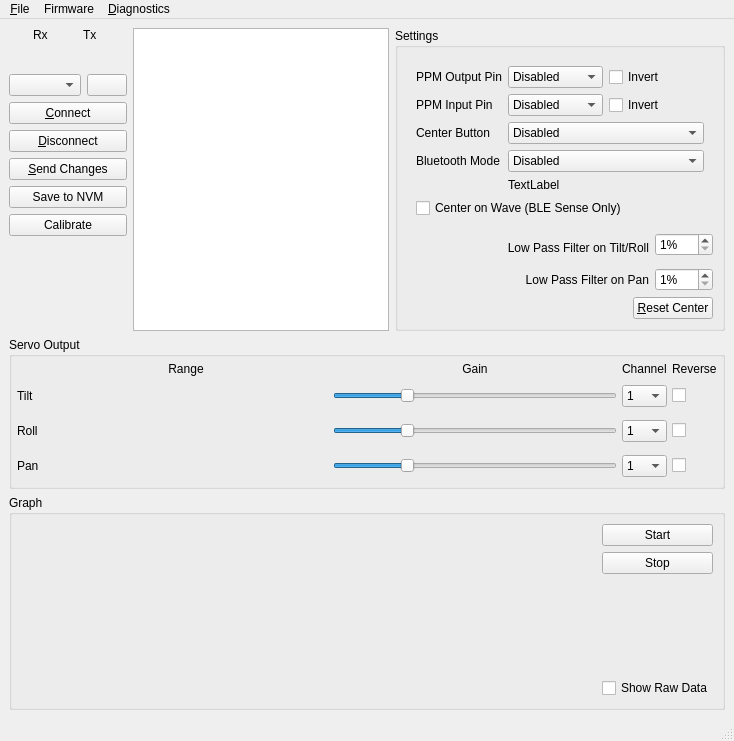
<?xml version="1.0" encoding="UTF-8"?>
<ui version="4.0">
 <class>MainWindow</class>
 <widget class="QMainWindow" name="MainWindow">
  <property name="geometry">
   <rect>
    <x>0</x>
    <y>0</y>
    <width>686</width>
    <height>714</height>
   </rect>
  </property>
  <property name="windowTitle">
   <string>Headtracker</string>
  </property>
  <property name="windowIcon">
   <iconset resource="Resources.qrc">
    <normaloff>:/Icons/Icon256.png</normaloff>:/Icons/Icon256.png</iconset>
  </property>
  <widget class="QWidget" name="centralwidget">
   <layout class="QVBoxLayout" name="verticalLayout_2">
    <item>
     <layout class="QHBoxLayout" name="horizontalLayout_4">
      <item>
       <layout class="QGridLayout" name="gridLayout_4">
        <item row="4" column="0" colspan="2">
         <widget class="QPushButton" name="cmdStore">
          <property name="sizePolicy">
           <sizepolicy hsizetype="Minimum" vsizetype="Fixed">
            <horstretch>0</horstretch>
            <verstretch>0</verstretch>
           </sizepolicy>
          </property>
          <property name="text">
           <string>&amp;Send Changes</string>
          </property>
         </widget>
        </item>
        <item row="1" column="0">
         <widget class="QComboBox" name="cmbPort">
          <property name="sizePolicy">
           <sizepolicy hsizetype="Minimum" vsizetype="Fixed">
            <horstretch>0</horstretch>
            <verstretch>0</verstretch>
           </sizepolicy>
          </property>
         </widget>
        </item>
        <item row="1" column="1">
         <widget class="QPushButton" name="cmdRefresh">
          <property name="toolTip">
           <string>Refresh Available Serial Ports</string>
          </property>
          <property name="text">
           <string/>
          </property>
          <property name="icon">
           <iconset resource="Resources.qrc">
            <normaloff>:/Icons/refresh.svg</normaloff>:/Icons/refresh.svg</iconset>
          </property>
         </widget>
        </item>
        <item row="2" column="0" colspan="2">
         <widget class="QPushButton" name="cmdConnect">
          <property name="sizePolicy">
           <sizepolicy hsizetype="Minimum" vsizetype="Fixed">
            <horstretch>0</horstretch>
            <verstretch>0</verstretch>
           </sizepolicy>
          </property>
          <property name="text">
           <string>&amp;Connect</string>
          </property>
         </widget>
        </item>
        <item row="7" column="0" colspan="2">
         <spacer name="verticalSpacer">
          <property name="orientation">
           <enum>Qt::Vertical</enum>
          </property>
          <property name="sizeHint" stdset="0">
           <size>
            <width>20</width>
            <height>40</height>
           </size>
          </property>
         </spacer>
        </item>
        <item row="3" column="0" colspan="2">
         <widget class="QPushButton" name="cmdDisconnect">
          <property name="sizePolicy">
           <sizepolicy hsizetype="Minimum" vsizetype="Fixed">
            <horstretch>0</horstretch>
            <verstretch>0</verstretch>
           </sizepolicy>
          </property>
          <property name="text">
           <string>&amp;Disconnect</string>
          </property>
         </widget>
        </item>
        <item row="6" column="0" colspan="2">
         <widget class="QPushButton" name="cmdCalibrate">
          <property name="text">
           <string>Calibrate</string>
          </property>
         </widget>
        </item>
        <item row="0" column="0" colspan="2">
         <layout class="QGridLayout" name="gridLayout_3">
          <item row="1" column="1">
           <widget class="QLabel" name="label_10">
            <property name="text">
             <string>Tx</string>
            </property>
           </widget>
          </item>
          <item row="1" column="0">
           <widget class="QLabel" name="label_9">
            <property name="text">
             <string>Rx</string>
            </property>
           </widget>
          </item>
          <item row="2" column="0">
           <widget class="Led" name="rxled" native="true">
            <property name="sizePolicy">
             <sizepolicy hsizetype="Fixed" vsizetype="Fixed">
              <horstretch>0</horstretch>
              <verstretch>0</verstretch>
             </sizepolicy>
            </property>
            <property name="minimumSize">
             <size>
              <width>20</width>
              <height>20</height>
             </size>
            </property>
            <property name="maximumSize">
             <size>
              <width>20</width>
              <height>20</height>
             </size>
            </property>
           </widget>
          </item>
          <item row="2" column="1">
           <widget class="Led" name="txled" native="true">
            <property name="sizePolicy">
             <sizepolicy hsizetype="Fixed" vsizetype="Fixed">
              <horstretch>0</horstretch>
              <verstretch>0</verstretch>
             </sizepolicy>
            </property>
            <property name="minimumSize">
             <size>
              <width>20</width>
              <height>20</height>
             </size>
            </property>
            <property name="maximumSize">
             <size>
              <width>20</width>
              <height>20</height>
             </size>
            </property>
           </widget>
          </item>
         </layout>
        </item>
        <item row="5" column="0" colspan="2">
         <widget class="QPushButton" name="cmdSaveNVM">
          <property name="toolTip">
           <string>Permanently save the settings on the headtracker</string>
          </property>
          <property name="text">
           <string>Save to NVM</string>
          </property>
         </widget>
        </item>
       </layout>
      </item>
      <item>
       <widget class="QPlainTextEdit" name="serialData">
        <property name="sizePolicy">
         <sizepolicy hsizetype="MinimumExpanding" vsizetype="MinimumExpanding">
          <horstretch>0</horstretch>
          <verstretch>0</verstretch>
         </sizepolicy>
        </property>
        <property name="font">
         <font>
          <pointsize>10</pointsize>
         </font>
        </property>
        <property name="lineWrapMode">
         <enum>QPlainTextEdit::NoWrap</enum>
        </property>
        <property name="textInteractionFlags">
         <set>Qt::TextSelectableByKeyboard|Qt::TextSelectableByMouse</set>
        </property>
       </widget>
      </item>
      <item>
       <widget class="QGroupBox" name="grbSettings">
        <property name="title">
         <string>Settings</string>
        </property>
        <layout class="QVBoxLayout" name="verticalLayout">
         <item>
          <widget class="QStackedWidget" name="stackedWidget">
           <property name="currentIndex">
            <number>2</number>
           </property>
           <widget class="QWidget" name="page">
            <layout class="QVBoxLayout" name="verticalLayout_3">
             <item>
              <widget class="QLabel" name="label_13">
               <property name="text">
                <string>&lt;html&gt;&lt;head/&gt;&lt;body&gt;&lt;p&gt;&lt;span style=&quot; font-size:10pt; font-weight:600;&quot;&gt;Connect to Show All Settings&lt;/span&gt;&lt;/p&gt;&lt;/body&gt;&lt;/html&gt;</string>
               </property>
               <property name="alignment">
                <set>Qt::AlignCenter</set>
               </property>
              </widget>
             </item>
            </layout>
           </widget>
           <widget class="QWidget" name="BNO055">
            <layout class="QGridLayout" name="gridLayout_6">
             <item row="0" column="0">
              <widget class="QLabel" name="label_7">
               <property name="text">
                <string>Manual Command</string>
               </property>
              </widget>
             </item>
             <item row="2" column="0">
              <widget class="QLabel" name="label_8">
               <property name="text">
                <string>Axis Signs</string>
               </property>
              </widget>
             </item>
             <item row="2" column="2">
              <widget class="QLabel" name="label_6">
               <property name="sizePolicy">
                <sizepolicy hsizetype="Preferred" vsizetype="Preferred">
                 <horstretch>0</horstretch>
                 <verstretch>0</verstretch>
                </sizepolicy>
               </property>
               <property name="text">
                <string>Axis Remapping</string>
               </property>
              </widget>
             </item>
             <item row="3" column="0">
              <widget class="QComboBox" name="cmbSigns">
               <property name="sizePolicy">
                <sizepolicy hsizetype="Minimum" vsizetype="Fixed">
                 <horstretch>1</horstretch>
                 <verstretch>0</verstretch>
                </sizepolicy>
               </property>
               <property name="maximumSize">
                <size>
                 <width>100</width>
                 <height>16777215</height>
                </size>
               </property>
               <item>
                <property name="text">
                 <string>X+,Y+,Z+</string>
                </property>
               </item>
               <item>
                <property name="text">
                 <string>X+,Y+,Z-</string>
                </property>
               </item>
               <item>
                <property name="text">
                 <string>X+,Y-,Z+</string>
                </property>
               </item>
               <item>
                <property name="text">
                 <string>X+,Y-,Z-</string>
                </property>
               </item>
               <item>
                <property name="text">
                 <string>X-,Y+,Z+</string>
                </property>
               </item>
               <item>
                <property name="text">
                 <string>X-,Y+,Z-</string>
                </property>
               </item>
               <item>
                <property name="text">
                 <string>X-,Y-,Z+</string>
                </property>
               </item>
               <item>
                <property name="text">
                 <string>X-,Y-,Z-</string>
                </property>
               </item>
              </widget>
             </item>
             <item row="3" column="2">
              <widget class="QComboBox" name="cmbRemap">
               <property name="sizePolicy">
                <sizepolicy hsizetype="MinimumExpanding" vsizetype="Fixed">
                 <horstretch>0</horstretch>
                 <verstretch>0</verstretch>
                </sizepolicy>
               </property>
               <property name="maximumSize">
                <size>
                 <width>100</width>
                 <height>16777215</height>
                </size>
               </property>
              </widget>
             </item>
             <item row="0" column="1" colspan="2">
              <widget class="QLineEdit" name="txtCommand"/>
             </item>
             <item row="1" column="1" colspan="2">
              <widget class="QPushButton" name="cmdSend">
               <property name="text">
                <string>&amp;Send</string>
               </property>
              </widget>
             </item>
            </layout>
           </widget>
           <widget class="QWidget" name="Welcome">
            <layout class="QGridLayout" name="gridLayout">
             <item row="0" column="1">
              <widget class="QComboBox" name="cmbPpmOutPin">
               <property name="currentIndex">
                <number>0</number>
               </property>
               <item>
                <property name="text">
                 <string>Disabled</string>
                </property>
               </item>
               <item>
                <property name="text">
                 <string>D2</string>
                </property>
               </item>
               <item>
                <property name="text">
                 <string>D3</string>
                </property>
               </item>
               <item>
                <property name="text">
                 <string>D4</string>
                </property>
               </item>
               <item>
                <property name="text">
                 <string>D5</string>
                </property>
               </item>
               <item>
                <property name="text">
                 <string>D6</string>
                </property>
               </item>
               <item>
                <property name="text">
                 <string>D7</string>
                </property>
               </item>
               <item>
                <property name="text">
                 <string>D8</string>
                </property>
               </item>
               <item>
                <property name="text">
                 <string>D9</string>
                </property>
               </item>
               <item>
                <property name="text">
                 <string>D10</string>
                </property>
               </item>
               <item>
                <property name="text">
                 <string>D11</string>
                </property>
               </item>
               <item>
                <property name="text">
                 <string>D12</string>
                </property>
               </item>
               <item>
                <property name="text">
                 <string>D13</string>
                </property>
               </item>
              </widget>
             </item>
             <item row="5" column="0" colspan="3">
              <widget class="QCheckBox" name="chkResetCenterWave">
               <property name="text">
                <string>Center on Wave (BLE Sense Only)</string>
               </property>
              </widget>
             </item>
             <item row="0" column="0">
              <widget class="QLabel" name="label">
               <property name="text">
                <string>PPM Output Pin</string>
               </property>
              </widget>
             </item>
             <item row="0" column="2">
              <widget class="QCheckBox" name="chkInvertedPPM">
               <property name="text">
                <string>Invert</string>
               </property>
              </widget>
             </item>
             <item row="3" column="1" colspan="2">
              <widget class="QComboBox" name="cmbBtMode">
               <property name="enabled">
                <bool>true</bool>
               </property>
               <item>
                <property name="text">
                 <string>Disabled</string>
                </property>
               </item>
               <item>
                <property name="text">
                 <string>FrSky - PARA Wireless Trainer</string>
                </property>
               </item>
               <item>
                <property name="text">
                 <string>HM10 + Arduino</string>
                </property>
               </item>
              </widget>
             </item>
             <item row="2" column="1" colspan="2">
              <widget class="QComboBox" name="cmbButtonPin">
               <item>
                <property name="text">
                 <string>Disabled</string>
                </property>
               </item>
               <item>
                <property name="text">
                 <string>D2</string>
                </property>
               </item>
               <item>
                <property name="text">
                 <string>D3</string>
                </property>
               </item>
               <item>
                <property name="text">
                 <string>D4</string>
                </property>
               </item>
               <item>
                <property name="text">
                 <string>D5</string>
                </property>
               </item>
               <item>
                <property name="text">
                 <string>D6</string>
                </property>
               </item>
               <item>
                <property name="text">
                 <string>D7</string>
                </property>
               </item>
               <item>
                <property name="text">
                 <string>D8</string>
                </property>
               </item>
               <item>
                <property name="text">
                 <string>D9</string>
                </property>
               </item>
               <item>
                <property name="text">
                 <string>D10</string>
                </property>
               </item>
               <item>
                <property name="text">
                 <string>D11</string>
                </property>
               </item>
               <item>
                <property name="text">
                 <string>D12</string>
                </property>
               </item>
               <item>
                <property name="text">
                 <string>D13</string>
                </property>
               </item>
              </widget>
             </item>
             <item row="3" column="0">
              <widget class="QLabel" name="label_5">
               <property name="text">
                <string>Bluetooth Mode</string>
               </property>
              </widget>
             </item>
             <item row="1" column="0">
              <widget class="QLabel" name="label_14">
               <property name="text">
                <string>PPM Input Pin</string>
               </property>
              </widget>
             </item>
             <item row="1" column="2">
              <widget class="QCheckBox" name="chkInvertedPPMIn">
               <property name="enabled">
                <bool>true</bool>
               </property>
               <property name="text">
                <string>Invert</string>
               </property>
              </widget>
             </item>
             <item row="2" column="0">
              <widget class="QLabel" name="label_3">
               <property name="text">
                <string>Center Button</string>
               </property>
              </widget>
             </item>
             <item row="1" column="1">
              <widget class="QComboBox" name="cmbPpmInPin">
               <property name="enabled">
                <bool>true</bool>
               </property>
               <property name="currentText">
                <string>Disabled</string>
               </property>
               <property name="currentIndex">
                <number>0</number>
               </property>
               <item>
                <property name="text">
                 <string>Disabled</string>
                </property>
               </item>
               <item>
                <property name="text">
                 <string>D2</string>
                </property>
               </item>
               <item>
                <property name="text">
                 <string>D3</string>
                </property>
               </item>
               <item>
                <property name="text">
                 <string>D4</string>
                </property>
               </item>
               <item>
                <property name="text">
                 <string>D5</string>
                </property>
               </item>
               <item>
                <property name="text">
                 <string>D6</string>
                </property>
               </item>
               <item>
                <property name="text">
                 <string>D7</string>
                </property>
               </item>
               <item>
                <property name="text">
                 <string>D8</string>
                </property>
               </item>
               <item>
                <property name="text">
                 <string>D9</string>
                </property>
               </item>
               <item>
                <property name="text">
                 <string>D10</string>
                </property>
               </item>
               <item>
                <property name="text">
                 <string>D11</string>
                </property>
               </item>
               <item>
                <property name="text">
                 <string>D12</string>
                </property>
               </item>
               <item>
                <property name="text">
                 <string>D13</string>
                </property>
               </item>
              </widget>
             </item>
             <item row="4" column="1" colspan="2">
              <widget class="QLabel" name="lblBLEAddress">
               <property name="text">
                <string>TextLabel</string>
               </property>
              </widget>
             </item>
            </layout>
           </widget>
          </widget>
         </item>
         <item>
          <layout class="QGridLayout" name="gridLayout_2">
           <item row="0" column="0" rowspan="2">
            <widget class="QLabel" name="label_2">
             <property name="sizePolicy">
              <sizepolicy hsizetype="Expanding" vsizetype="Preferred">
               <horstretch>0</horstretch>
               <verstretch>0</verstretch>
              </sizepolicy>
             </property>
             <property name="text">
              <string>Low Pass Filter on Tilt/Roll</string>
             </property>
             <property name="alignment">
              <set>Qt::AlignRight|Qt::AlignTrailing|Qt::AlignVCenter</set>
             </property>
            </widget>
           </item>
           <item row="2" column="0">
            <widget class="QLabel" name="label_4">
             <property name="sizePolicy">
              <sizepolicy hsizetype="Expanding" vsizetype="Preferred">
               <horstretch>0</horstretch>
               <verstretch>0</verstretch>
              </sizepolicy>
             </property>
             <property name="text">
              <string>Low Pass Filter on Pan</string>
             </property>
             <property name="alignment">
              <set>Qt::AlignRight|Qt::AlignTrailing|Qt::AlignVCenter</set>
             </property>
            </widget>
           </item>
           <item row="0" column="1">
            <widget class="QSpinBox" name="spnLPTiltRoll">
             <property name="sizePolicy">
              <sizepolicy hsizetype="Minimum" vsizetype="Fixed">
               <horstretch>0</horstretch>
               <verstretch>0</verstretch>
              </sizepolicy>
             </property>
             <property name="minimumSize">
              <size>
               <width>50</width>
               <height>0</height>
              </size>
             </property>
             <property name="baseSize">
              <size>
               <width>8</width>
               <height>0</height>
              </size>
             </property>
             <property name="suffix">
              <string>%</string>
             </property>
             <property name="minimum">
              <number>1</number>
             </property>
             <property name="maximum">
              <number>100</number>
             </property>
            </widget>
           </item>
           <item row="2" column="1">
            <widget class="QSpinBox" name="spnLPPan">
             <property name="sizePolicy">
              <sizepolicy hsizetype="Minimum" vsizetype="Fixed">
               <horstretch>0</horstretch>
               <verstretch>0</verstretch>
              </sizepolicy>
             </property>
             <property name="minimumSize">
              <size>
               <width>50</width>
               <height>0</height>
              </size>
             </property>
             <property name="baseSize">
              <size>
               <width>8</width>
               <height>0</height>
              </size>
             </property>
             <property name="suffix">
              <string>%</string>
             </property>
             <property name="minimum">
              <number>1</number>
             </property>
             <property name="maximum">
              <number>100</number>
             </property>
            </widget>
           </item>
          </layout>
         </item>
         <item>
          <spacer name="verticalSpacer_4">
           <property name="orientation">
            <enum>Qt::Vertical</enum>
           </property>
           <property name="sizeHint" stdset="0">
            <size>
             <width>20</width>
             <height>40</height>
            </size>
           </property>
          </spacer>
         </item>
         <item>
          <layout class="QHBoxLayout" name="horizontalLayout_2">
           <item>
            <spacer name="horizontalSpacer">
             <property name="orientation">
              <enum>Qt::Horizontal</enum>
             </property>
             <property name="sizeHint" stdset="0">
              <size>
               <width>40</width>
               <height>20</height>
              </size>
             </property>
            </spacer>
           </item>
           <item>
            <widget class="QPushButton" name="cmdResetCenter">
             <property name="toolTip">
              <string>Performs same function as Reset Button (D11-&gt;Gnd)</string>
             </property>
             <property name="text">
              <string>&amp;Reset Center</string>
             </property>
            </widget>
           </item>
          </layout>
         </item>
        </layout>
       </widget>
      </item>
     </layout>
    </item>
    <item>
     <layout class="QHBoxLayout" name="horizontalLayout">
      <item>
       <widget class="QGroupBox" name="groupBox">
        <property name="sizePolicy">
         <sizepolicy hsizetype="Preferred" vsizetype="Maximum">
          <horstretch>0</horstretch>
          <verstretch>0</verstretch>
         </sizepolicy>
        </property>
        <property name="title">
         <string>Servo Output</string>
        </property>
        <layout class="QGridLayout" name="gridLayout_5">
         <property name="leftMargin">
          <number>5</number>
         </property>
         <property name="topMargin">
          <number>5</number>
         </property>
         <property name="rightMargin">
          <number>5</number>
         </property>
         <property name="bottomMargin">
          <number>5</number>
         </property>
         <property name="spacing">
          <number>5</number>
         </property>
         <item row="0" column="3">
          <widget class="QLabel" name="label_11">
           <property name="text">
            <string>Channel</string>
           </property>
          </widget>
         </item>
         <item row="4" column="1">
          <widget class="ServoMinMax" name="servoPan" native="true">
           <property name="sizePolicy">
            <sizepolicy hsizetype="MinimumExpanding" vsizetype="Preferred">
             <horstretch>0</horstretch>
             <verstretch>0</verstretch>
            </sizepolicy>
           </property>
           <property name="minimumSize">
            <size>
             <width>0</width>
             <height>30</height>
            </size>
           </property>
          </widget>
         </item>
         <item row="4" column="2">
          <widget class="QSlider" name="pan_gain">
           <property name="sizePolicy">
            <sizepolicy hsizetype="MinimumExpanding" vsizetype="Fixed">
             <horstretch>0</horstretch>
             <verstretch>0</verstretch>
            </sizepolicy>
           </property>
           <property name="minimum">
            <number>0</number>
           </property>
           <property name="maximum">
            <number>1000</number>
           </property>
           <property name="value">
            <number>250</number>
           </property>
           <property name="tracking">
            <bool>true</bool>
           </property>
           <property name="orientation">
            <enum>Qt::Horizontal</enum>
           </property>
           <property name="invertedAppearance">
            <bool>false</bool>
           </property>
           <property name="tickPosition">
            <enum>QSlider::NoTicks</enum>
           </property>
           <property name="tickInterval">
            <number>0</number>
           </property>
          </widget>
         </item>
         <item row="3" column="4">
          <widget class="QCheckBox" name="chkrllrev">
           <property name="layoutDirection">
            <enum>Qt::LeftToRight</enum>
           </property>
           <property name="autoFillBackground">
            <bool>false</bool>
           </property>
           <property name="text">
            <string/>
           </property>
          </widget>
         </item>
         <item row="2" column="3">
          <widget class="QComboBox" name="cmbtiltchn">
           <item>
            <property name="text">
             <string>1</string>
            </property>
           </item>
           <item>
            <property name="text">
             <string>2</string>
            </property>
           </item>
           <item>
            <property name="text">
             <string>3</string>
            </property>
           </item>
           <item>
            <property name="text">
             <string>4</string>
            </property>
           </item>
           <item>
            <property name="text">
             <string>5</string>
            </property>
           </item>
           <item>
            <property name="text">
             <string>6</string>
            </property>
           </item>
           <item>
            <property name="text">
             <string>7</string>
            </property>
           </item>
           <item>
            <property name="text">
             <string>8</string>
            </property>
           </item>
          </widget>
         </item>
         <item row="2" column="2">
          <widget class="QSlider" name="til_gain">
           <property name="sizePolicy">
            <sizepolicy hsizetype="MinimumExpanding" vsizetype="Fixed">
             <horstretch>0</horstretch>
             <verstretch>0</verstretch>
            </sizepolicy>
           </property>
           <property name="minimum">
            <number>0</number>
           </property>
           <property name="maximum">
            <number>1000</number>
           </property>
           <property name="value">
            <number>250</number>
           </property>
           <property name="tracking">
            <bool>true</bool>
           </property>
           <property name="orientation">
            <enum>Qt::Horizontal</enum>
           </property>
           <property name="invertedAppearance">
            <bool>false</bool>
           </property>
           <property name="tickPosition">
            <enum>QSlider::NoTicks</enum>
           </property>
           <property name="tickInterval">
            <number>0</number>
           </property>
          </widget>
         </item>
         <item row="0" column="1">
          <widget class="QLabel" name="label_21">
           <property name="text">
            <string>Range</string>
           </property>
           <property name="alignment">
            <set>Qt::AlignCenter</set>
           </property>
          </widget>
         </item>
         <item row="3" column="2">
          <widget class="QSlider" name="rll_gain">
           <property name="sizePolicy">
            <sizepolicy hsizetype="MinimumExpanding" vsizetype="Fixed">
             <horstretch>0</horstretch>
             <verstretch>0</verstretch>
            </sizepolicy>
           </property>
           <property name="minimum">
            <number>0</number>
           </property>
           <property name="maximum">
            <number>1000</number>
           </property>
           <property name="value">
            <number>250</number>
           </property>
           <property name="tracking">
            <bool>true</bool>
           </property>
           <property name="orientation">
            <enum>Qt::Horizontal</enum>
           </property>
           <property name="invertedAppearance">
            <bool>false</bool>
           </property>
           <property name="tickPosition">
            <enum>QSlider::NoTicks</enum>
           </property>
           <property name="tickInterval">
            <number>0</number>
           </property>
          </widget>
         </item>
         <item row="0" column="2">
          <widget class="QLabel" name="label_20">
           <property name="sizePolicy">
            <sizepolicy hsizetype="Minimum" vsizetype="Preferred">
             <horstretch>0</horstretch>
             <verstretch>0</verstretch>
            </sizepolicy>
           </property>
           <property name="text">
            <string>Gain</string>
           </property>
           <property name="alignment">
            <set>Qt::AlignCenter</set>
           </property>
          </widget>
         </item>
         <item row="4" column="3">
          <widget class="QComboBox" name="cmbpanchn">
           <item>
            <property name="text">
             <string>1</string>
            </property>
           </item>
           <item>
            <property name="text">
             <string>2</string>
            </property>
           </item>
           <item>
            <property name="text">
             <string>3</string>
            </property>
           </item>
           <item>
            <property name="text">
             <string>4</string>
            </property>
           </item>
           <item>
            <property name="text">
             <string>5</string>
            </property>
           </item>
           <item>
            <property name="text">
             <string>6</string>
            </property>
           </item>
           <item>
            <property name="text">
             <string>7</string>
            </property>
           </item>
           <item>
            <property name="text">
             <string>8</string>
            </property>
           </item>
          </widget>
         </item>
         <item row="3" column="0">
          <widget class="QLabel" name="label_18">
           <property name="text">
            <string>Roll</string>
           </property>
          </widget>
         </item>
         <item row="3" column="1">
          <widget class="ServoMinMax" name="servoRoll" native="true">
           <property name="sizePolicy">
            <sizepolicy hsizetype="MinimumExpanding" vsizetype="Preferred">
             <horstretch>0</horstretch>
             <verstretch>0</verstretch>
            </sizepolicy>
           </property>
           <property name="minimumSize">
            <size>
             <width>0</width>
             <height>30</height>
            </size>
           </property>
          </widget>
         </item>
         <item row="2" column="4">
          <widget class="QCheckBox" name="chktltrev">
           <property name="layoutDirection">
            <enum>Qt::LeftToRight</enum>
           </property>
           <property name="autoFillBackground">
            <bool>false</bool>
           </property>
           <property name="text">
            <string/>
           </property>
          </widget>
         </item>
         <item row="2" column="0">
          <widget class="QLabel" name="label_17">
           <property name="text">
            <string>Tilt</string>
           </property>
          </widget>
         </item>
         <item row="4" column="0">
          <widget class="QLabel" name="label_19">
           <property name="text">
            <string>Pan</string>
           </property>
          </widget>
         </item>
         <item row="0" column="4">
          <widget class="QLabel" name="label_12">
           <property name="text">
            <string>Reverse</string>
           </property>
          </widget>
         </item>
         <item row="3" column="3">
          <widget class="QComboBox" name="cmbrllchn">
           <item>
            <property name="text">
             <string>1</string>
            </property>
           </item>
           <item>
            <property name="text">
             <string>2</string>
            </property>
           </item>
           <item>
            <property name="text">
             <string>3</string>
            </property>
           </item>
           <item>
            <property name="text">
             <string>4</string>
            </property>
           </item>
           <item>
            <property name="text">
             <string>5</string>
            </property>
           </item>
           <item>
            <property name="text">
             <string>6</string>
            </property>
           </item>
           <item>
            <property name="text">
             <string>7</string>
            </property>
           </item>
           <item>
            <property name="text">
             <string>8</string>
            </property>
           </item>
          </widget>
         </item>
         <item row="4" column="4">
          <widget class="QCheckBox" name="chkpanrev">
           <property name="layoutDirection">
            <enum>Qt::LeftToRight</enum>
           </property>
           <property name="autoFillBackground">
            <bool>false</bool>
           </property>
           <property name="text">
            <string/>
           </property>
          </widget>
         </item>
         <item row="2" column="1">
          <widget class="ServoMinMax" name="servoTilt" native="true">
           <property name="sizePolicy">
            <sizepolicy hsizetype="MinimumExpanding" vsizetype="Preferred">
             <horstretch>0</horstretch>
             <verstretch>0</verstretch>
            </sizepolicy>
           </property>
           <property name="minimumSize">
            <size>
             <width>0</width>
             <height>30</height>
            </size>
           </property>
          </widget>
         </item>
        </layout>
       </widget>
      </item>
     </layout>
    </item>
    <item>
     <widget class="QGroupBox" name="groupBox_4">
      <property name="sizePolicy">
       <sizepolicy hsizetype="Preferred" vsizetype="Minimum">
        <horstretch>0</horstretch>
        <verstretch>0</verstretch>
       </sizepolicy>
      </property>
      <property name="title">
       <string>Graph</string>
      </property>
      <layout class="QHBoxLayout" name="horizontalLayout_3">
       <item>
        <widget class="Graph" name="graphView" native="true">
         <property name="sizePolicy">
          <sizepolicy hsizetype="MinimumExpanding" vsizetype="Minimum">
           <horstretch>0</horstretch>
           <verstretch>0</verstretch>
          </sizepolicy>
         </property>
        </widget>
       </item>
       <item>
        <layout class="QVBoxLayout" name="SideBarVerticalLayout">
         <item>
          <widget class="QPushButton" name="cmdStartGraph">
           <property name="sizePolicy">
            <sizepolicy hsizetype="Minimum" vsizetype="Fixed">
             <horstretch>0</horstretch>
             <verstretch>0</verstretch>
            </sizepolicy>
           </property>
           <property name="text">
            <string>Start</string>
           </property>
          </widget>
         </item>
         <item>
          <widget class="QPushButton" name="cmdStopGraph">
           <property name="sizePolicy">
            <sizepolicy hsizetype="Minimum" vsizetype="Fixed">
             <horstretch>0</horstretch>
             <verstretch>0</verstretch>
            </sizepolicy>
           </property>
           <property name="text">
            <string>Stop</string>
           </property>
          </widget>
         </item>
         <item>
          <spacer name="verticalSpacer_2">
           <property name="orientation">
            <enum>Qt::Vertical</enum>
           </property>
           <property name="sizeType">
            <enum>QSizePolicy::MinimumExpanding</enum>
           </property>
           <property name="sizeHint" stdset="0">
            <size>
             <width>20</width>
             <height>98</height>
            </size>
           </property>
          </spacer>
         </item>
         <item>
          <widget class="QCheckBox" name="chkRawData">
           <property name="toolTip">
            <string>Show data without offsets</string>
           </property>
           <property name="statusTip">
            <string/>
           </property>
           <property name="text">
            <string>Show Raw Data</string>
           </property>
          </widget>
         </item>
        </layout>
       </item>
      </layout>
     </widget>
    </item>
   </layout>
  </widget>
  <widget class="QMenuBar" name="menubar">
   <property name="geometry">
    <rect>
     <x>0</x>
     <y>0</y>
     <width>686</width>
     <height>21</height>
    </rect>
   </property>
   <widget class="QMenu" name="menu_File">
    <property name="title">
     <string>&amp;File</string>
    </property>
    <addaction name="action_Save_to_File"/>
    <addaction name="action_Load"/>
    <addaction name="separator"/>
    <addaction name="actionE_xit"/>
   </widget>
   <widget class="QMenu" name="menuUpdate_Firmware">
    <property name="title">
     <string>Firmware</string>
    </property>
    <addaction name="actionUpload_Firmware"/>
   </widget>
   <widget class="QMenu" name="menu_Diagnostics">
    <property name="title">
     <string>&amp;Diagnostics</string>
    </property>
    <addaction name="actionShow_Data"/>
   </widget>
   <addaction name="menu_File"/>
   <addaction name="menuUpdate_Firmware"/>
   <addaction name="menu_Diagnostics"/>
  </widget>
  <widget class="QStatusBar" name="statusbar"/>
  <action name="action_Save_to_File">
   <property name="enabled">
    <bool>true</bool>
   </property>
   <property name="text">
    <string>&amp;Save</string>
   </property>
  </action>
  <action name="action_Load">
   <property name="enabled">
    <bool>true</bool>
   </property>
   <property name="text">
    <string>&amp;Open</string>
   </property>
  </action>
  <action name="actionE_xit">
   <property name="text">
    <string>E&amp;xit</string>
   </property>
  </action>
  <action name="action_Calibrate">
   <property name="text">
    <string>&amp;Calibrate</string>
   </property>
  </action>
  <action name="actionUpload_Firmware">
   <property name="text">
    <string>Upload Firmware</string>
   </property>
  </action>
  <action name="actionShow_Data">
   <property name="text">
    <string>Show Data</string>
   </property>
  </action>
 </widget>
 <customwidgets>
  <customwidget>
   <class>Led</class>
   <extends>QWidget</extends>
   <header>led.h</header>
   <container>1</container>
  </customwidget>
  <customwidget>
   <class>Graph</class>
   <extends>QWidget</extends>
   <header>graph.h</header>
   <container>1</container>
  </customwidget>
  <customwidget>
   <class>ServoMinMax</class>
   <extends>QWidget</extends>
   <header>servominmax.h</header>
   <container>1</container>
  </customwidget>
 </customwidgets>
 <resources>
  <include location="Resources.qrc"/>
 </resources>
 <connections>
  <connection>
   <sender>actionE_xit</sender>
   <signal>toggled(bool)</signal>
   <receiver>MainWindow</receiver>
   <slot>close()</slot>
   <hints>
    <hint type="sourcelabel">
     <x>-1</x>
     <y>-1</y>
    </hint>
    <hint type="destinationlabel">
     <x>337</x>
     <y>324</y>
    </hint>
   </hints>
  </connection>
 </connections>
</ui>
